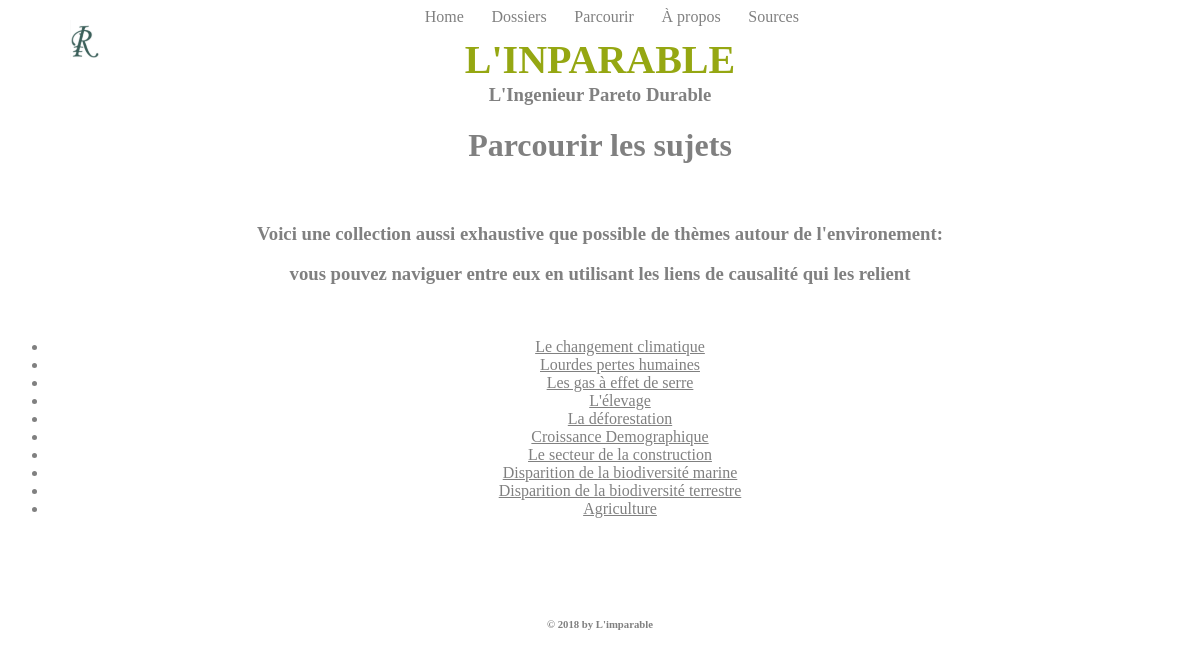
Page /ecosyn/topics/ on the committed database.
### ecosyn/models.py (models this page shows, shortened)
class SujetOrSecteur(models.Model):
    name = models.CharField(max_length = 100)
    title = models.CharField(max_length=200)
    short_description = models.CharField(max_length=400, blank=True)
    date_created = models.DateField(auto_now_add = True)
    header_picture = models.ForeignKey(Picture, null = True, blank = True,
        on_delete = models.SET_NULL,
        related_name="+")
    icon_picture = models.ForeignKey(Icon, null = True, blank = True,
        on_delete = models.SET_NULL,
        related_name="+")
    class Meta:
        abstract = True

class Sujet(SujetOrSecteur):
    secteur = models.ForeignKey(Secteur, null = True, blank=True,
                               on_delete = models.SET_NULL)

### ecosyn/views.py (the view)
# urls.py: path('topics/', views.TopicView.as_view(), name='topics'),
class TopicView(generic.ListView):
    template_name = 'ecosyn/topics.html'
    def get_queryset(self):
        return Sujet.objects.order_by('-name')

### ecosyn/templates/ecosyn/topics.html
{% extends "ecosyn/base.html" %}
{%block content%}
<h1 style="text-align: center;">Parcourir les sujets</h1>
<br>
<h3>Voici une collection aussi exhaustive que possible
de thèmes autour de l'environement:</h3>
<h3> vous pouvez naviguer entre eux en utilisant
les liens de causalité qui les relient </h3>
<br>
<ul id="topic_list">
    {% for topic in object_list %}
    <li class="topic_item" >
        <a class="topic_link"
           href="{% url 'ecosyn:topic_details' topic.id %}">
            {{topic.title}}
        </a>
    </li>
    {% endfor %}
</ul>
{% endblock content %}

### ecosyn/static/ecosyn/style.css (style rules this page uses)
body,footer { color:grey; font-size: 16px; text-align:center; }
a { color: grey; }

### rows in the picture
Sujet: title "Le changement climatique"
Sujet: title "Lourdes pertes humaines"
Sujet: title "Les gas à effet de serre"
Sujet: title "L'élevage"
Sujet: title "La déforestation"
Sujet: title "Croissance Demographique"
Sujet: title "Le secteur de la construction"
Sujet: title "Disparition de la biodiversité marine"
Sujet: title "Disparition de la biodiversité terrestre"
Sujet: title "Agriculture"
